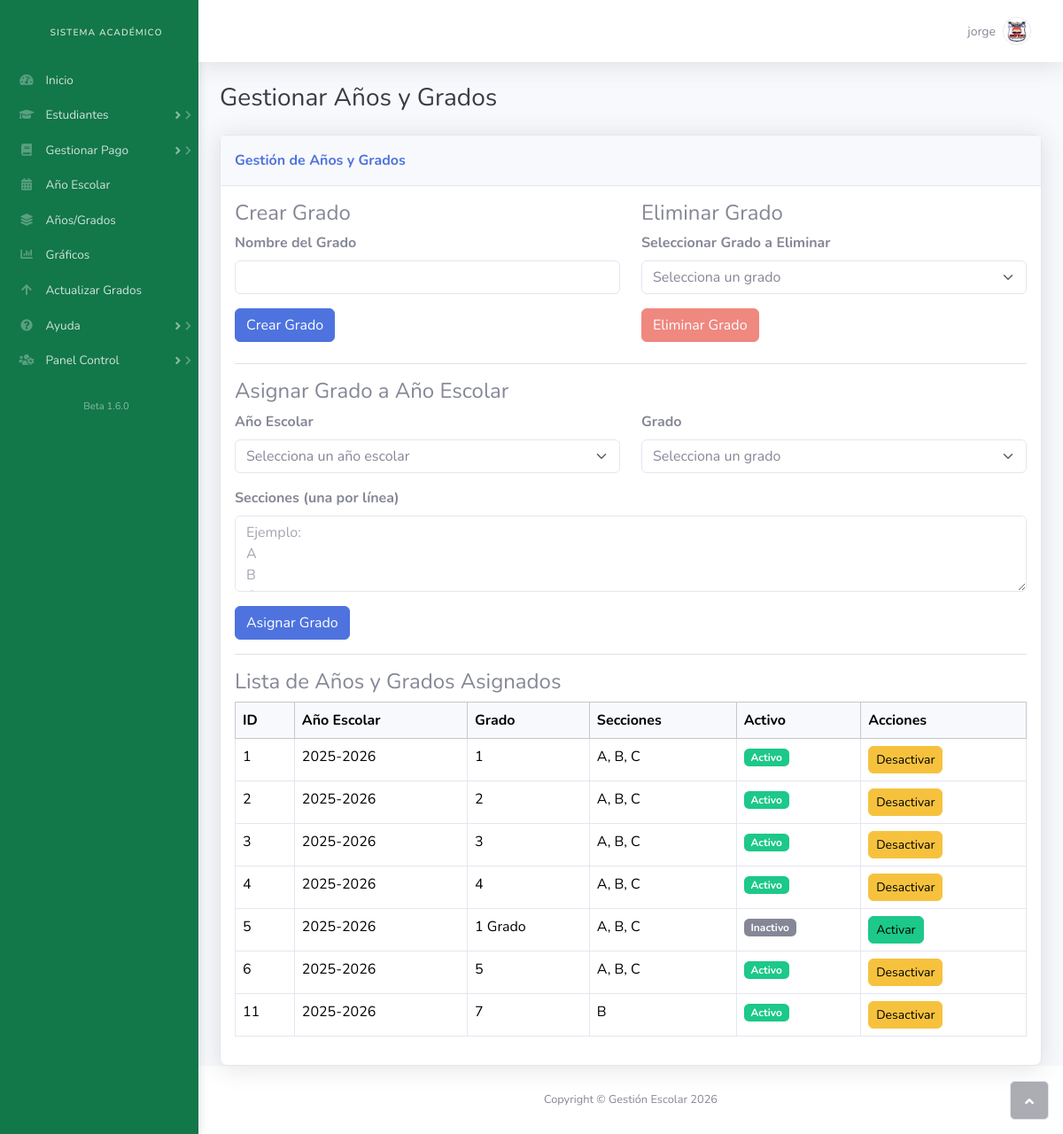
The app's page /gestionar_anios_grados.php (signed in), older data.
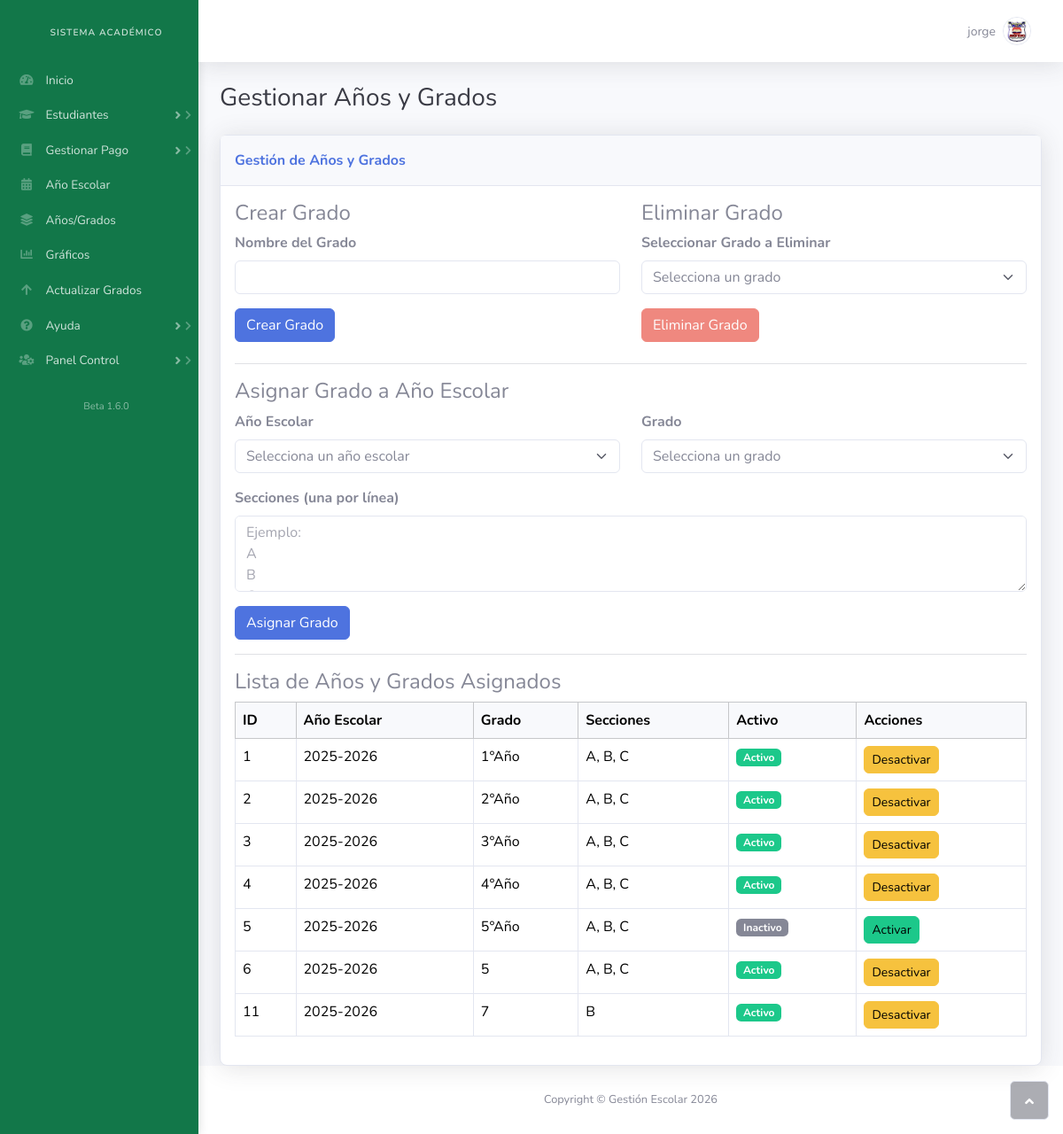
The same page, newer data.
### tables this page shows
CREATE TABLE `anios_grados` (
  `id` int(11) NOT NULL AUTO_INCREMENT,
  `anio_escolar_id` int(11) NOT NULL,
  `grado_id` int(11) NOT NULL,
  `activo` tinyint(1) DEFAULT 1,
  PRIMARY KEY (`id`),
  KEY `anio_escolar_id` (`anio_escolar_id`),
  KEY `grado_id` (`grado_id`),
  CONSTRAINT `anios_grados_ibfk_1` FOREIGN KEY (`anio_escolar_id`) REFERENCES `anios_escolares` (`id`),
  CONSTRAINT `anios_grados_ibfk_2` FOREIGN KEY (`grado_id`) REFERENCES `grados` (`id`)
);

CREATE TABLE `grados` (
  `id` int(11) NOT NULL AUTO_INCREMENT,
  `nombre` varchar(255) NOT NULL,
  PRIMARY KEY (`id`)
);

CREATE TABLE `anios_escolares` (
  `id` int(11) NOT NULL AUTO_INCREMENT,
  `nombre` varchar(255) NOT NULL,
  `fecha_inicio` date NOT NULL,
  `fecha_fin` date NOT NULL,
  `activo` tinyint(1) DEFAULT 1,
  PRIMARY KEY (`id`)
);

### gestionar_anios_grados.php (the view, shortened to what the changed rows need)
<?php
include 'db.php';
$sql_anios_grados = "SELECT ag.id, a.nombre AS anio_escolar, g.nombre AS grado, ag.activo
                    FROM anios_grados ag
                    INNER JOIN anios_escolares a ON ag.anio_escolar_id = a.id
                    INNER JOIN grados g ON ag.grado_id = g.id";
$result_anios_grados = $conn->query($sql_anios_grados);
?>
<!DOCTYPE html>
<html data-bs-theme="light" lang="en">
<head>
    <link rel="stylesheet" href="assets/bootstrap/css/bootstrap.min.css">
    <link rel="stylesheet" href="assets/fonts/fontawesome-all.min.css">
</head>
<body id="page-top">
    <div id="wrapper">
        <div class="d-flex flex-column" id="content-wrapper">
            <div id="content">
                <div class="container-fluid">
                    <div class="card shadow">
                        <div class="card-body">
                            <div class="table-responsive">
                                <table class="table table-bordered table-hover">
                                    <thead class="table-light">
                                        <tr>
                                            <th>ID</th>
                                            <th>Año Escolar</th>
                                            <th>Grado</th>
                                            <th>Secciones</th>
                                            <th>Activo</th>
                                            <th>Acciones</th>
                                        </tr>
                                    </thead>
                                    <tbody>
                                        <?php
                                        if ($result_anios_grados->num_rows > 0) {
                                            while ($row = $result_anios_grados->fetch_assoc()) {
                                                $sql_secciones = "SELECT seccion FROM secciones_anio_grado WHERE anio_grado_id = " . $row["id"];
                                                $result_secciones = $conn->query($sql_secciones);
                                                $secciones = array();
                                                if ($result_secciones->num_rows > 0) {
                                                    while ($row_seccion = $result_secciones->fetch_assoc()) {
                                                        $secciones[] = htmlspecialchars($row_seccion["seccion"]);
                                                    }
                                                }
                                                $secciones_str = implode(", ", $secciones);
                                                echo "<tr>";
                                                echo "<td>" . htmlspecialchars($row["id"]) . "</td>";
                                                echo "<td>" . htmlspecialchars($row["anio_escolar"]) . "</td>";
                                                echo "<td>" . htmlspecialchars($row["grado"]) . "</td>";
                                                echo "<td>" . $secciones_str . "</td>";
                                                echo "<td>" . (htmlspecialchars($row["activo"]) ? "<span class='badge bg-success'>Activo</span>" : "<span class='badge bg-secondary'>Inactivo</span>") . "</td>";
                                                echo "<td>
                                                        <form method='post' action='" . htmlspecialchars($_SERVER["PHP_SELF"]) . "' class='d-inline'>
                                                            <input type='hidden' name='anio_grado_id' value='" . htmlspecialchars($row["id"]) . "'>
                                                            <input type='hidden' name='activo' value='" . (htmlspecialchars($row["activo"]) ? "0" : "1") . "'>
                                                            <button type='submit' name='activar_desactivar_grado' class='btn btn-sm " . (htmlspecialchars($row["activo"]) ? "btn-warning" : "btn-success") . "'>
                                                                " . (htmlspecialchars($row["activo"]) ? "Desactivar" : "Activar") . "
                                                            </button>
                                                        </form>
                                                      </td>";
                                                echo "</tr>";
                                            }
                                        } else {
                                            echo "<tr><td colspan='6' class='text-center py-4'>No hay años y grados asignados.</td></tr>";
                                        }
                                        ?>
                                    </tbody>
                                </table>
                            </div>
                        </div>
                    </div>
                </div>
            </div>
        </div>
    </div>
</body>
</html>

Row changes from the older to the newer data that the page shows:
changed through a linked row, anios_grados id 1: grado.nombre "1" → "1°Año"
changed through a linked row, anios_grados id 2: grado.nombre "2" → "2°Año"
changed through a linked row, anios_grados id 3: grado.nombre "3" → "3°Año"
changed through a linked row, anios_grados id 4: grado.nombre "4" → "4°Año"
changed through a linked row, anios_grados id 5: grado.nombre "1 Grado" → "5°Año"
